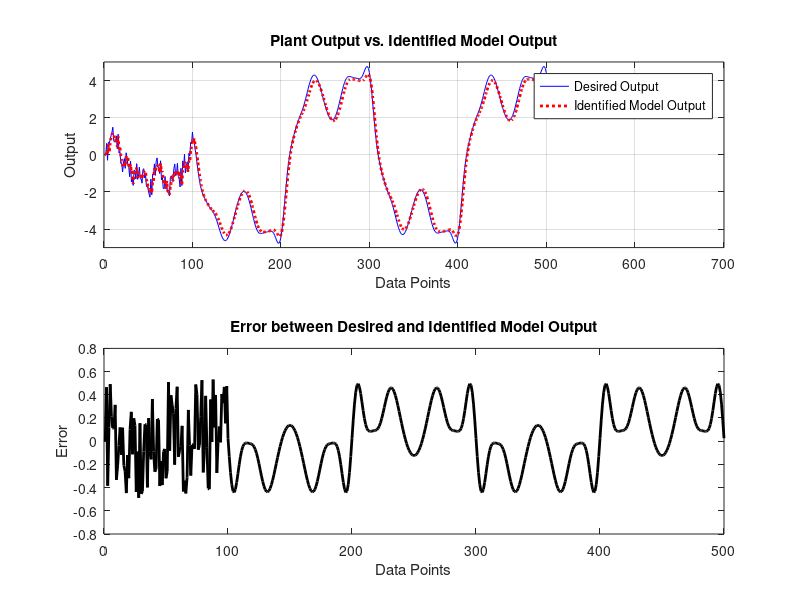
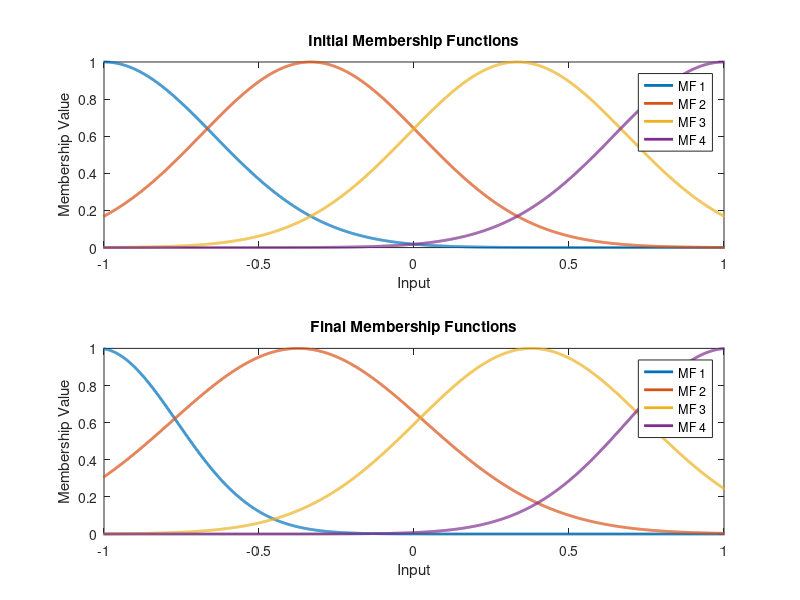

Write the MATLAB code that produced these figures, in order.
clc;
clear;
close all;
%% Initializing
M=4; %Number of membership functions 
num_train = 100; % Number of training data points
total_data_points = 500;
learning_rate = 0.01; % A constant stepsize
 
% Preallocation
x_bar=zeros (num_train, M);
g_bar=zeros (num_train, M);
sigma=zeros (num_train, M); 
y=zeros(total_data_points, 1);
u=zeros(total_data_points, 1);
x=zeros(total_data_points, 1);
y_hat=zeros(total_data_points, 1);
f_hat=zeros(total_data_points, 1);
z=zeros(total_data_points, 1);
g_u=zeros(total_data_points, 1);
error = zeros(total_data_points, 1);

rng(53); % Set the random seed
u(1)=-1+2*rand;
y(1)=0;
g_u(1)=0.6*sin(pi*u(1))+0.3*sin(3*pi*u(1))+0.1*sin(5*pi*u(1));
f_hat(1)=g_u(1);
 
 
%% Based on the 1st step of fuzzy system design
u_min=-1;
u_max=1;
h=(u_max-u_min)/(M-1);
for k=1:M
    x_bar(1, k)=-1+h*(k-1);
    u(1,k) =x_bar(1, k);
    g_bar(1,k)=0.6*sin(pi*u(1,k))+0.3*sin(3*pi*u(1,k))+0.1*sin(5*pi*u(1,k));
end
 
sigma(1,1:M) = (max(u(1,:))-min(u(1,:)))/M;
 
x_bar(2,:)=x_bar(1, :);
g_bar(2,:)=g_bar(1, :);
sigma(2, :)=sigma(1,:);
x_bar_initial=x_bar(1, :);
sigma_initial=sigma(1, :);
y_bar_initial=g_bar(1,:);
 
%% %% Fuzzy System Training
for q=2:num_train
    b=0;
    a=0;
    x(q)=-1+2*rand;
    u(q)=x(q);
    g_u(q)=0.6*sin(pi*u(q))+0.3*sin(3*pi*u(q))+0.1*sin(5*pi*u(q));
    
    % Calculate output of the identified model
    for l=1:M
        z(l)=exp(-((x(q)-x_bar(q,l))/sigma(q, l))^2);
        b=b+z(l);
        a=a+g_bar(q, l)*z(l);
    end
 
    f_hat(q) = a/b;
    % Update identified model output
    y(q+1) = 0.3*y(q)+0.6*y(q-1)+g_u(q);
    % Update identified model output
    y_hat(q+1) = 0.3*y(q)+0.6*y(q-1)+f_hat(q);
 
    % Update fuzzy sets parameters using recursive least squares
    for l=1:M
        g_bar(q+1,l)=g_bar(q,l)-learning_rate*(f_hat(q)-g_u(q))*z(l)/b;
        x_bar(q+1,l)=x_bar(q,l)-learning_rate*((f_hat(q)-g_u(q))/b)*(g_bar(q,l)-f_hat(q))*z(l)*2*(x(q)-x_bar(q,l))/(sigma(q,l)^2);
        sigma (q+1,l)=sigma(q, l)-learning_rate*((f_hat(q)-g_u(q))/b)*(g_bar(q,l)-f_hat(q))*z(l)*2*(x(l)-x_bar(q,l))^2/(sigma(q,l)^3);
    end
    % Calculate error for visualization
    error(q) = g_u(q) - f_hat(q);
end
 
x_bar_final=x_bar(num_train,:);
sigma_final=sigma(num_train,:);
g_bar_final=g_bar(num_train,:);

%% Test the Identified Model

for q=num_train:total_data_points
    b=0;
    a=0;
    x(q)=sin(2*q*pi/200);
    u(q)=x(q);
 
    g_u(q)=0.6*sin(pi*u(q))+0.3*sin(3*pi*u(q))+0.1*sin(5*pi*u(q));
    
    % Calculate output of the identified model
    for l=1: M
        z(l) = exp(-((x(q)-x_bar(num_train,l))/sigma(num_train, l))^2);
        b = b+z(l);
        a = a+g_bar(num_train, l)*z(l);
    end
     f_hat(q) = a/b;
     y(q+1) = 0.3*y(q)+0.6*y(q-1)+g_u(q);
     y_hat(q+1) = 0.3*y(q)+0.6*y(q-1)+f_hat(q);
     % Calculate error for visualization
     error(q) = g_u(q) - f_hat(q);
end
 
%% Plots and Figures
figure1=figure('Color', [1 1 1]);
subplot(2, 1, 1);
plot(1:total_data_points+1, y, 'b', 1:total_data_points+1, y_hat, 'r:', 'Linewidth', 2); 
legend('Desired Output', 'Identified Model Output');
title('Plant Output vs. Identified Model Output');
xlabel('Data Points');
ylabel('Output');
axis([0 701 -5 5]);
grid on
 
subplot(2, 1, 2);
plot(1:total_data_points, error, 'k', 'LineWidth', 2);
title('Error between Desired and Identified Model Output');
xlabel('Data Points');
ylabel('Error');

figure2=figure('Color', [1 1 1]);
subplot(2, 1, 1);
xp=-2:0.001:2;
for l=1:M
    miu_x=exp(-((xp-x_bar(1, l))./(sigma (1,l))).^2);
    plot(xp, miu_x, 'Linewidth', 2);
    hold on
end
title('Initial Membership Functions');
xlabel('Input');
ylabel('Membership Value');
legend('MF 1', 'MF 2', 'MF 3', 'MF 4');
axis([-1 1 0 1]);
 
subplot(2, 1, 2);
for l=1:M
    miu_x=exp(-((xp-x_bar(num_train, l))./ (sigma (num_train, l))).^2);
    plot (xp, miu_x, 'Linewidth', 2);
    hold on
end
 
title('Final Membership Functions');
xlabel('Input');
ylabel('Membership Value');
legend('MF 1', 'MF 2', 'MF 3', 'MF 4');
axis ([-1 1 0 1]);
